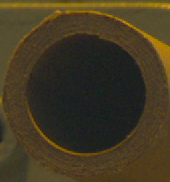
#> input picture sources/KR_A/temp/new_1/temp_0.bmp, 170 x 182 px
$ python -i image.py   (imports and definitions only)   (older library calls are emulated)
#> lines starting #> are read from the running program, lines starting #| are printed output that depends on the picture
'''
Created on June 21, 2018
@author: W.Liu
'''

import sys
import os
import cv2
import copy
import numpy as np
import skimage
import skimage.io as io
from skimage import data, util, measure, color, morphology, feature, segmentation, filters, draw, exposure
import PIL
from PIL import Image, ImageEnhance

_DEBUG = True


# [37 lines left out: functions read_single, get_info, get_size, rgb2gray, not called in this run]


def format_convert(image, arrow):
#> called with arrow = 'cv2pil'
    if arrow == 'cv2pil':
        image = Image.fromarray(cv2.cvtColor(image, cv2.COLOR_BGR2RGB))
#> image is the input picture: PIL image 170x182 RGB; mean R, G, B 34.3, 56.6, 66.5
    elif arrow == 'pil2cv':
        image = cv2.cvtColor(np.asarray(image), cv2.COLOR_RGB2BGR)
    return image


def gaussian_blur(image, side=3):
    return cv2.GaussianBlur(image, (side, side), 0)


def midpoint(ptA, ptB):
    return ((ptA[0] + ptB[0]) * 0.5, (ptA[1] + ptB[1]) * 0.5)


def image_enhance(image):
    flag = False
    if type(image) == np.ndarray:
        flag = True
        image = format_convert(image, 'cv2pil')

    enh_bri = ImageEnhance.Brightness(image)
    enh_brightness = 1.5
    image_brightened = enh_bri.enhance(enh_brightness)
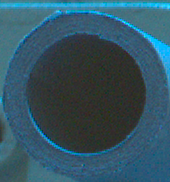
#> image_brightened: PIL image 170x182 RGB; mean R, G, B 51.2, 84.6, 99.4

    enh_col = ImageEnhance.Color(image)
    enh_color = 1.5
    image_colored = enh_col.enhance(enh_color)
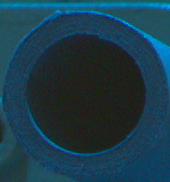
#> image_colored: PIL image 170x182 RGB; mean R, G, B 26.7, 59.1, 73.9

    enh_con = ImageEnhance.Contrast(image)
    enh_contrast = 2.0
    image_contrasted = enh_con.enhance(enh_contrast)
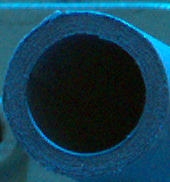
#> image_contrasted: PIL image 170x182 RGB; mean R, G, B 19.4, 62.1, 81.7

    image = image_contrasted
    enh_sha = ImageEnhance.Sharpness(image)
    enh_sharpness = 2.0
    image_sharped = enh_sha.enhance(enh_sharpness)
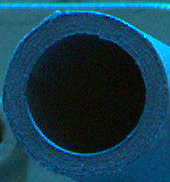
#> image_sharped: PIL image 170x182 RGB; mean R, G, B 20, 62.1, 81.7

    if flag:
        image_sharped = format_convert(image_sharped, 'pil2cv')
#> call 2 of format_convert, with arrow = 'pil2cv'
#> in format_convert (call 2), `image = cv2.cvtColor(np.asarray(image), cv2.COLOR_RGB2BGR)`:
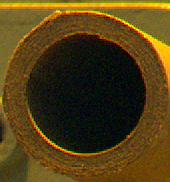
#> image: shape (182, 170, 3); mean R, G, B 81.7, 62.1, 20
    return image_sharped


# [25 lines left out: functions image_adjust, noise_filter, binary_otsu, not called in this run]


def binary_adaptive(image, block_size=33):
    return cv2.adaptiveThreshold(image, 255, cv2.ADAPTIVE_THRESH_MEAN_C, cv2.THRESH_BINARY, block_size, 0)


# [20 lines left out: functions binary_manual, threshold_image, not called in this run]


def clear_border(image):
    if image.ndim == 2:
        return skimage.segmentation.clear_border(image)


# [104 lines left out: functions connection, edge_extract, reduce_domain, bbox_shift, dilation, ROI_fusion, not called in this run]

>>> import cv2
>>> picture = cv2.cvtColor(cv2.imread('../sources/KR_A/temp/new_1/temp_0.bmp'), cv2.COLOR_BGR2RGB)
>>> result = image_enhance(picture)

$ run again, on sources/KR_A/temp/new_1/temp_1.bmp
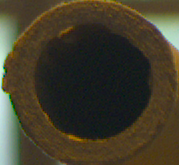
#> input picture sources/KR_A/temp/new_1/temp_1.bmp, 179 x 165 px
#> in format_convert, image is the input picture: PIL image 179x165 RGB; mean R, G, B 42.5, 60, 65.7
#> in image_enhance, `image_contrasted = enh_con.enhance(enh_contrast)`:
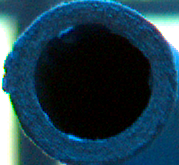
#> image_contrasted: PIL image 179x165 RGB; mean R, G, B 29.6, 61.5, 77.6
#> in format_convert (call 2), `image = cv2.cvtColor(np.asarray(image), cv2.COLOR_RGB2BGR)`:
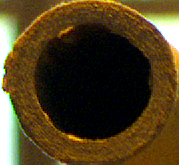
#> image: shape (165, 179, 3); mean R, G, B 77.7, 61.5, 30.3

$ run again, on sources/KR_A/temp/new_1/temp_10.bmp
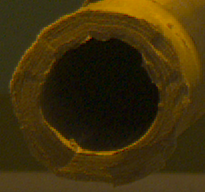
#> input picture sources/KR_A/temp/new_1/temp_10.bmp, 205 x 192 px
#> in format_convert, image is the input picture: PIL image 205x192 RGB; mean R, G, B 10, 46.7, 62.3
#> in image_enhance, `image_contrasted = enh_con.enhance(enh_contrast)`:
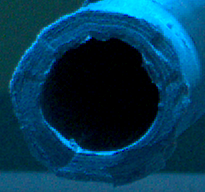
#> image_contrasted: PIL image 205x192 RGB; mean R, G, B 3.1, 58, 86.9
#> in format_convert (call 2), `image = cv2.cvtColor(np.asarray(image), cv2.COLOR_RGB2BGR)`:
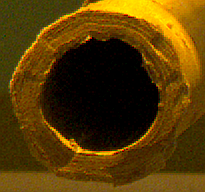
#> image: shape (192, 205, 3); mean R, G, B 86.9, 58.1, 3.4

$ run again, on sources/KR_A/temp/new_1/temp_11.bmp
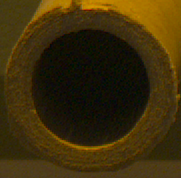
#> input picture sources/KR_A/temp/new_1/temp_11.bmp, 181 x 178 px
#> in format_convert, image is the input picture: PIL image 181x178 RGB; mean R, G, B 9.8, 45.2, 61
#> in image_enhance, `image_contrasted = enh_con.enhance(enh_contrast)`:
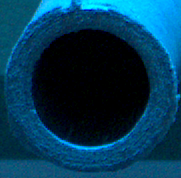
#> image_contrasted: PIL image 181x178 RGB; mean R, G, B 2.4, 56.2, 85.3
#> in format_convert (call 2), `image = cv2.cvtColor(np.asarray(image), cv2.COLOR_RGB2BGR)`:
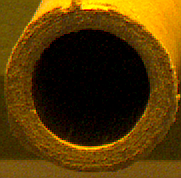
#> image: shape (178, 181, 3); mean R, G, B 85.4, 56.3, 2.8
